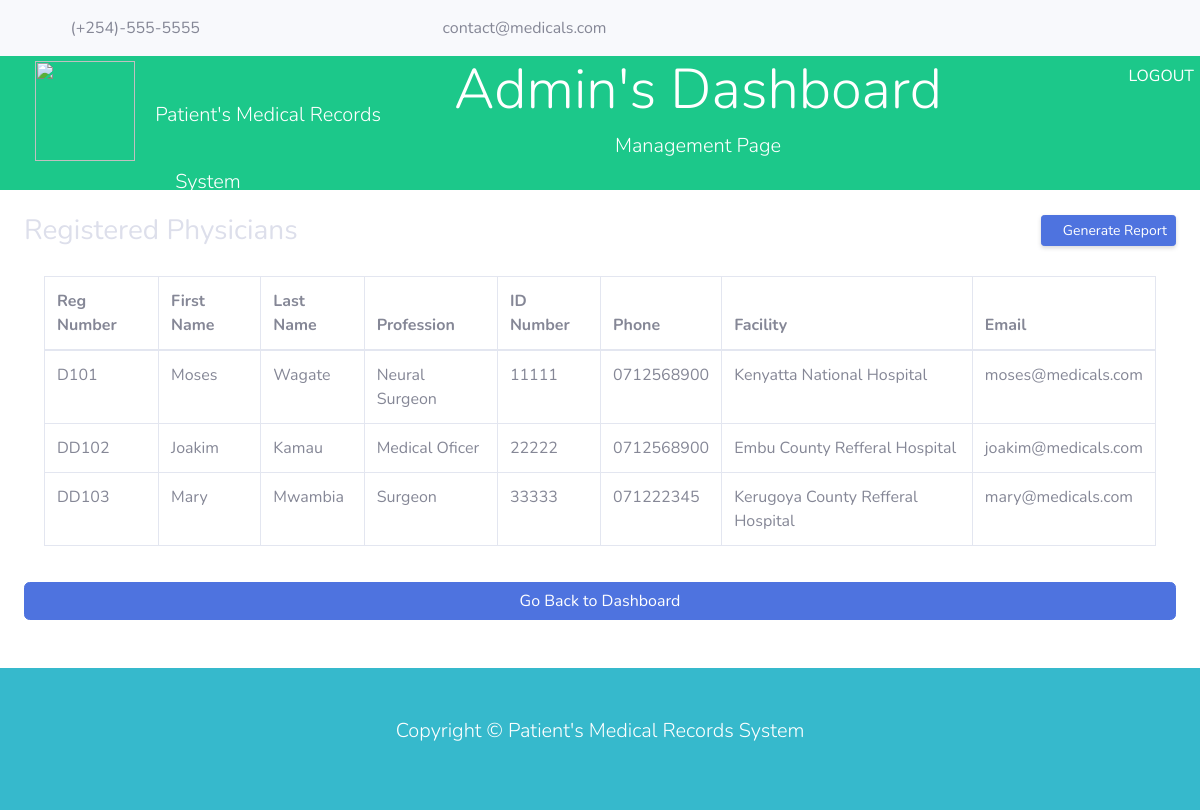
/admins/physicians/, run on the app's committed database.
### accounts/models.py (models this page shows, shortened)
class HealthOfficer(models.Model):
    titles = (
        ('Medical Oficer', 'Medical Officer'),
        ('Consultant', 'Consultant'),
        ('Surgeon', 'Surgeon'),
        ('Neural Surgeon', 'Neural Surgeon'),
        ('Gynaecologist', 'Gynaecologist'),
        ('ENT Expert', 'ENT Expert'),
        ('Paediatric', 'Paediatric'),
        ('Psychiatrist', 'Psychiatrist'),
        ('Clinical Officer', 'Officer'),
        ('Cardiologist', 'Cardiologist'),
        ('Other', 'Other')
    )
    user = models.OneToOneField(User, on_delete=models.CASCADE)
    id_number = models.CharField(max_length=10, unique=True)
    reg_number = models.CharField(max_length=100, primary_key=True)
    title = models.CharField(max_length=100, choices=titles)
    facility = models.ForeignKey(Facility, on_delete=models.DO_NOTHING)
    phone = models.CharField(max_length=10)
    email = models.EmailField()
    pic = models.ImageField(
        blank=True, upload_to='media/officers/%Y/%m/%d', help_text='Health officers Profile Pic')
    class Meta:
        db_table = 'health_officers'
        ordering = ('reg_number',)
        verbose_name_plural = 'health_officers'

### facilities/models.py (models this page shows)
class Facility(models.Model):
    counties = (
        ('Mombasa', 'Mombasa'),
        ('Kwale', 'Kwale'),
        ('Kilifi', 'Kilifi'),
        ('Tana River', 'Tana River'),
        ('Lamu', 'Lamu'),
        ('Taita Taveta', 'Taita Taveta'),
        ('Garissa', 'Garissa'),
        ('Wajir', 'Wajir'),
        ('Mandera', 'Mandera'),
        ('Marsabit', 'Marsabit'),
        ('Isiolo', 'Isiolo'),
        ('Meru', 'Meru'),
        ('Tharaka Nithi', 'Tharaka Nithi'),
        ('Embu', 'Embu'),
        ('Kitui', 'Kitui'),
        ('Machakos', 'Machakos'),
        ('Makueni', 'Makueni'),
        ('Nyandarua', 'Nyandarua'),
        ('Nyeri', 'Nyeri'),
        ('Kirinyaga', 'Kirinyaga'),
        ("Murang'a", "Murang'a"),
        ('Kiambu', 'Kiambu'),
        ('Turkana', 'Turkana'),
        ('West Pokot', 'West Pokot'),
        ('Samburu', 'Samburu'),
        ('Trans-Nzoia', 'Trans-Nzoia'),
        ('Uasin Gishu', 'Uasin Gishu'),
        ('Elgeyo Marakwet', 'Elgeyo Marakwet'),
        ('Nandi', 'Nandi'),
        ('Baringo', 'Baringo'),
        ('Laikipia', 'Laikipia'),
        ('Nakuru', 'Nakuru'),
        ('Narok', 'Narok'),
        ('Kajiado', 'Kajiado'),
        ('Kericho', 'Kericho'),
        ('Bomet', 'Bomet'),
        ('Kakamega', 'Kakamega'),
        ('Vihiga', 'Vihiga'),
        ('Bungoma', 'Bungoma'),
        ('Busia', 'Busia'),
        ('Siaya', 'Siaya'),
        ('Kisumu', 'Kisumu'),
        ('Homa Bay', 'Homa Bay'),
        ('Migori', 'Migori'),
        ('Kisii', 'Kisii'),
        ('Nyamira', 'Nyamira'),
        ('Nairobi', 'Nairobi'),
    )
    levels = (
        ('Level 1', 'Level 1'),
        ('Level 2', 'Level 2'),
        ('Level 3', 'Level 3'),
        ('Level 4', 'Level 4'),
        ('Level 5', 'Level 5'),
        ('Level 6', 'Level 6'),
    )
    facility_no = models.CharField(max_length=100, primary_key=True)
    name = models.CharField(max_length=100)
    county = models.CharField(
        max_length=50,  choices=counties, default='Nairobi')
    city = models.CharField(max_length=100)
    address = models.CharField(max_length=200)
    phone = models.CharField(max_length=10)
    is_public = models.BooleanField(default=True)
    is_registered = models.BooleanField(default=True)
    facility_level = models.CharField(
        max_length=50,  choices=levels, default='Level 1')
    def __str__(self):
        return self.name
    class Meta:
        db_table = 'health_facility'
        ordering = ('facility_no',)
        verbose_name_plural = 'health_facilities'

### admins/views.py (the view)
# urls.py: path('physicians/', views.get_docs, name='get_docs'),
def get_docs(request):
    physicians = HealthOfficer.objects.all()
    return render(request, 'admin/officers.html', {'physicians': physicians})

### admins/context_processors.py (called while the page is built)
def titles(request):
    return {'titles': Titles}

def levels(request):
    return {'levels': Levels}

def facilities(request):
    facilities = Facility.objects.filter(is_registered=True)
    return {'facilities': facilities}

### patient/context_processors.py (called while the page is built)
def counties(request):
    return {'counties': Counties}

def genders(request):
    return {'genders': Genders}

### templates/admin/officers.html (shortened to what this page needs)
{%extends 'base3.html'%}
{%load humanize%}
{%load mathfilters%}
{%block content%}
<div class="d-sm-flex align-items-center justify-content-between mt-4 mb-2">
    <h1 class="h3 mb-0 text-gray-300">Registered Physicians</h1>
    <a href="#" class="d-none d-sm-inline-block btn btn-sm btn-primary shadow-sm"><i
            class="fas fa-download fa-sm text-white-50"></i> Generate Report</a>
</div>
<div class="card-body">
    <div class="table-responsive">
        <table class="table table-bordered" id="dataTable" width="100%" cellspacing="0">
            <thead>
                <tr>
                    <th>Reg Number</th>
                    <th>First Name</th>
                    <th>Last Name</th>
                    <th>Profession</th>
                    <th>ID Number</th>
                    <th>Phone</th>
                    <th>Facility</th>
                    <th>Email</th>
                </tr>
            </thead>
            <tbody>
                {%if physicians%}
                {%for doc in physicians %}
                <tr>
                    <td>{{doc.reg_number}}</td>
                    <td>{{doc.user.first_name|title}}</td>
                    <td>{{doc.user.last_name|title}}</td>
                    <td>{{doc.title|title}}</td>
                    <td>{{doc.id_number}}</td>
                    <td>{{doc.phone}}</td>
                    <td>{{doc.facility|title}}</td>
                    <td>{{doc.email}}</td>
                {%endfor%}
                {%else%}
                <p class="text-center lead">
                    No records officers to show.
                </p>
                {%endif%}
            </tbody>
        </table>
    </div>
</div>
<div class="row">
    <div class="col-md-12">
        <a class="btn btn-primary btn-block text-center" href="{%url 'admins:index' %}">Go Back to Dashboard</a>
    </div>
</div>
{%endblock%}

### templates/base3.html (shortened to what this page needs)
<!DOCTYPE html>
{%load static%}
{%load humanize%}
<html lang="en">
<head>
    <link href="{% static 'themes/vendor/fontawesome-free/css/all.min.css' %}" rel="stylesheet" type="text/css">
    <link href="{% static 'themes/css/sb-admin-2.min.css' %}" rel="stylesheet">
</head>
<body id="page-top">
    {%include 'partials/_topbar.html'%}
    <section class="text-white bg-success">
        <div class="container-fluid">
            <div class="row text-center">
                <div class="col-md-4">
                    <a href="{%url 'admins:index'%}" class="navbar-brand">
                        <img src="{%static 'img/mlogo.png'%}" width="100" height="100" alt="" />
                    </a>
                    <sub class="lead">Patient's Medical Records System</sub>
                </div>
                <div class="col-md-6">
                    <h1 class="display-4">Admin's Dashboard</h1>
                    <p class="lead">Management Page </p>
                </div>
                <div class="col-md-2">
                    <a class="nav-link dropdown-toggle" href="#" data-toggle="modal" data-target="#logoutModal">
                        <span class="ml-5 text-white">
                            <i class="fas fa-sign-out-alt ml-5"></i>LOGOUT</span>
                    </a>
                </div>
            </div>
        </div>
    </section>
    <div class="container-fluid">
    {%block content%}{%endblock%}
    </div>
    {%include 'partials/_footer.html'%}
</body>
</html>

### templates/partials/_topbar.html
<section id="top-bar" class="p-3 bg-light">
  <div class="container">
    <div class="row">
      <div class="col-md-4">
        <i class="fas fa-phone"></i> (+254)-555-5555
      </div>
      <div class="col-md-4">
        <i class="fas fa-envelope-open"></i> contact@medicals.com
      </div>
      <div class="col-md-4">
        <div class="social text-right">
          <a href="#">
            <i class="fab fa-twitter mr-2"></i>
          </a>
          <a href="#">
            <i class="fab fa-facebook mr-2"></i>
          </a>
          <a href="#">
            <i class="fab fa-whatsapp mr-2"></i>
          </a>
          <a href="#">
            <i class="fab fa-linkedin mr-2"></i>
          </a>
          <a href="#">
            <i class="fab fa-instagram mr-2"></i>
          </a>
          <a href="#">
            <i class="fab fa-pinterest"></i>
          </a>
        </div>
      </div>
    </div>
  </div>
</section>

### templates/partials/_footer.html (shortened to what this page needs)
<footer id="main-footer" class="bg-info text-white mt-5 p-5">
  <div class="container">
    <div class="row">
      <div class="col">
        <p class="lead text-center">
          Copyright &copy;
          Patient's Medical Records System
        </p>
      </div>
    </div>
  </div>
</footer>

### data on the page
HealthOfficer: reg_number "D101", user.first_name "Moses", user.last_name "Wagate", title "Neural Surgeon", id_number "11111", phone "0712568900", facility "Kenyatta National Hospital", email "moses@medicals.com"
HealthOfficer: reg_number "DD102", user.first_name "Joakim", user.last_name "Kamau", title "Medical Oficer", id_number "22222", phone "0712568900", facility "Embu County Refferal Hospital", email "joakim@medicals.com"
HealthOfficer: reg_number "DD103", user.first_name "Mary", user.last_name "Mwambia", title "Surgeon", id_number "33333", phone "071222345", facility "Kerugoya County Refferal Hospital", email "mary@medicals.com"
